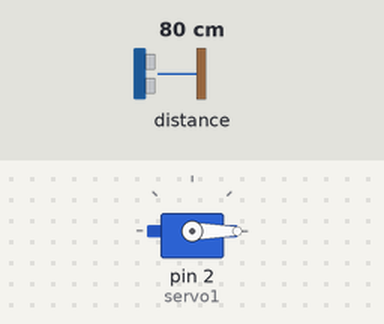
Bench run of a sketch on a simulated Arduino Uno, built with avr-gcc and run on an emulated ATmega328P. On the bench: servo. Wiring (inferred from the names in the program): ultrasonic range finder: trigger pin 4; echo pin 0. Inputs (shaded band) come from the test bench; at power-on: distance to the obstacle 80 cm. The echo pulse lasts 58.3 µs per cm; what the sketch prints to the serial monitor is not drawn.

Above: at 2.5 s.
2.6 s: distance to the obstacle set to 5 cm
4.9 s: distance to the obstacle set to 2 cm
At 5.6 s:
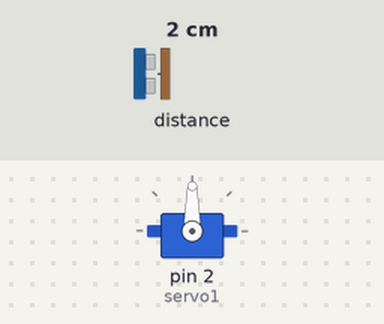
7.2 s: distance to the obstacle set to 4 cm
At 9.4 s:
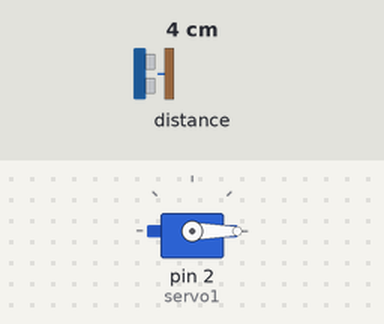
Timing chart, 0 to 10.9 s (numbered marks = the images above; inputs shaded):
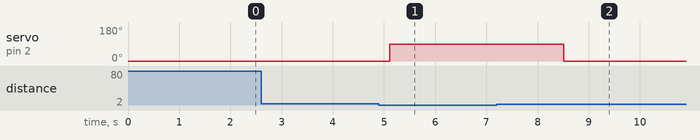

Measured:
- the behaviour switches between 4 and 3 cm on distance to the obstacle (found by bisection; images 0 and 1)
- after the input at 2.6 s, every drawn part: stays the same
- after the input at 4.9 s, servo on pin 2 (servo1): 0° → 90° after 0.21 s
- after the input at 7.2 s, servo on pin 2 (servo1): 90° → 0° after 1.3 s

The sketch:

SmartBin.ino
```cpp
#include <Servo.h>

Servo servo1;

// defines pins numbers
const int trigPin = 4;  //D2
const int echoPin = 0;  //D3

// defines variables
long duration;
int distance;

void setup() {
  pinMode(trigPin, OUTPUT); // Sets the trigPin as an Output
  pinMode(echoPin, INPUT); // Sets the echoPin as an Input
  servo1.attach(2);  //D4
  servo1.write(0);
  Serial.begin(9600); // Starts the serial communication
}

void loop() {
  // Clears the trigPin
  if (trigPin >= 3)
    Serial.println("Object found");
  else
    Serial.println("No Object found");
  digitalWrite(trigPin, LOW);
  delayMicroseconds(2);

  // Sets the trigPin on HIGH state for 10 micro seconds
  digitalWrite(trigPin, HIGH);
  delayMicroseconds(10);
  digitalWrite(trigPin, LOW);

  // Reads the echoPin, returns the sound wave travel time in microseconds
  duration = pulseIn(echoPin, HIGH);

  // Calculating the distance
  distance = duration * 0.034 / 2;
  if (distance < 3) {
    Serial.print("Person is nearby open the lid");
    servo2();
  }
  else
  {
    servo3();
    Serial.print("Lid Closed");
  }
  // Prints the distance on the Serial Monitor
  Serial.print("Distance: ");
  Serial.println(distance);

  delay(700);
}
void servo2() {
  servo1.write(90);
  delay(1000);
}
void servo3() {
  servo1.write(0);
  delay(1000);
}
```
